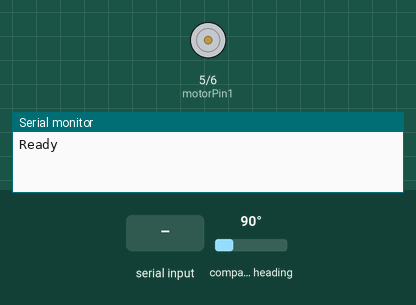
Recording of a sketch running on a simulated Arduino Uno, built with avr-gcc and run on an emulated ATmega328P. Parts: motor-driver pin pairs drawn as motors (green arrow = first pin HIGH = forward, orange = second pin HIGH = backward, longer = more drive), the last lines printed to the serial monitor. The test bench sets the inputs (shaded band); at power-on: compass heading 90°.

Above: at 1.2 s.
1.3 s: "1" received over Serial
At 1.8 s:
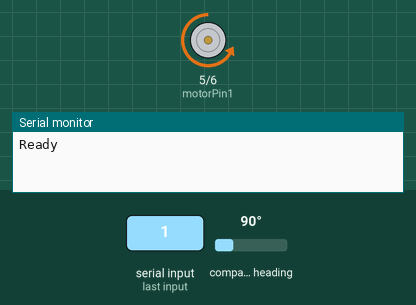
2.8 s: compass heading set to 269°
At 4.0 s:
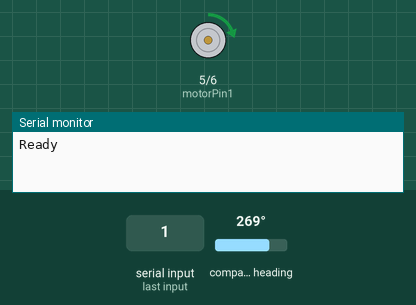
4.3 s: "c" received over Serial
At 5.3 s:
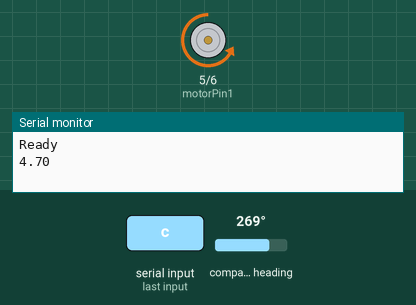
5.8 s: compass heading set to 90°
At 6.4 s:
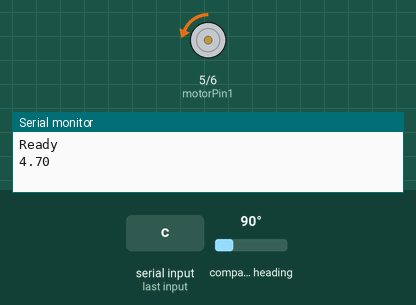
7.3 s: compass heading set to 16°
At 8.5 s:
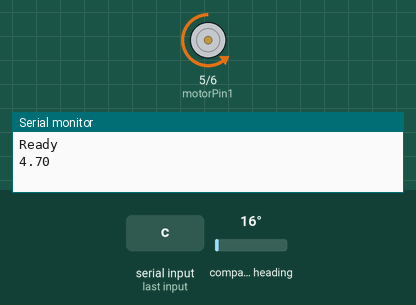
8.8 s: compass heading set to 7°
At 9.9 s:
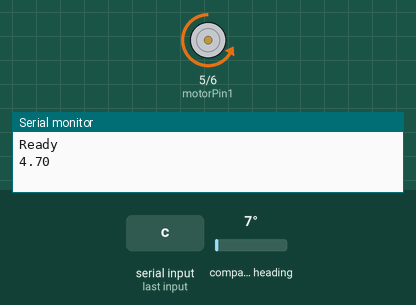
Timing chart, 0 to 11.3 s (numbered marks = the images above; inputs shaded):
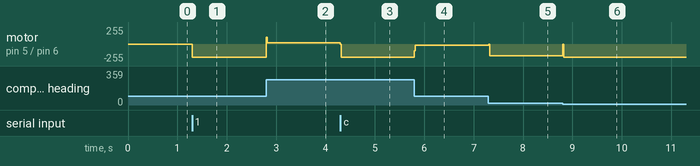

The sketch:

Controller.ino
```cpp
#include <Wire.h>
#include <AS5600.h>

const bool DEBUG_PRINTS = false;

template<int PinA, int PinB>
class PWMMotor
{
  public:
    PWMMotor()
    {
      // Configure pins
      pinMode(PinA, OUTPUT);
      pinMode(PinB, OUTPUT);

      // Set initial state
      digitalWrite(PinA, LOW);
      digitalWrite(PinB, LOW);
    }

    static void SetPWM(bool dir, uint8_t duty)
    {
      analogWrite(PinA, dir ? duty : 0);
      analogWrite(PinB, dir ? 0 : duty);
    }

    void Disable()
    {
      digitalWrite(PinA, LOW);
      digitalWrite(PinB, LOW);
    }
};

// Motor connections
constexpr int motorPin1 = 5;
constexpr int motorPin2 = 6;
using PendulumMotor = PWMMotor<motorPin1, motorPin2>;
PendulumMotor g_Motor;

class AngleSensor
{
public:
  bool Ready()
  {
    return m_ams5600.detectMagnet() == 1;
  }

  void Calibrate()
  {
    m_offset = ReadRaw();
  }

  float GetOffsetRadians() const
  {
    return stepToRad * m_offset;
  }

  uint16_t ReadRaw()
  {
    return m_ams5600.getRawAngle();
  }

  float ReadRadians()
  {
    auto steps = int(ReadRaw() - m_offset);
    auto angle = stepToRad * steps;
    if (angle < -PI)
      angle += 2*PI;
    if (angle > PI)
      angle -= 2*PI;

    return angle;
  }

  AMS_5600 m_ams5600;
private:
  static inline constexpr float stepToRad = 2*PI / 4095.f;
  uint16_t m_offset;
} g_Sensor;

class PD
{
  public:
    float U(const float angle, const int Hz){
      auto error = angle-PI;
      if (angle<0)
        error = PI+angle;

      const auto dError = (error-errorPrev)*Hz;
      auto U = -Kp*error - Kd*dError;
      errorPrev = error;

      return U;
    }
    bool inLinearRegion(float angle)
    {
      return abs(angle) > PI-linearRegion;
    }
    void reset()
    {
      errorPrev = 0;
    }
  private:
    static constexpr float linearRegion = 15*PI/180.f; // +- 5 deg at the top is linear enough.
    static constexpr float Kp = 750.0;
    static constexpr float Kd = 100.0;

    float errorPrev = 0;
};

const float Hz = 50;
const float dTime = 1/Hz;
float angle = 0;
float prevAngle = 0;
float vel = 0;

// Pendulum Params
constexpr float m = 0.070;
constexpr float l = 0.280;
constexpr float g = 9.81;

void setup()
{
  Serial.begin(115200);
  Wire.begin();

  // Setup AS5600
  //while(g_Sensor.m_ams5600.detectMagnet() != 1)//.Ready())
  while(!g_Sensor.Ready())
  {
    Serial.println("Can not detect magnet");
    delay(1000);
  }

  g_Sensor.Calibrate();
  Serial.println("Ready");
}

float potentialEnergy(float angle)
{
  return m*g*l*(1-cos(angle));
}

float kineticEnergy(float vel)
{
  return 0.5*m*vel*vel*l*l;
}

float energy(float angle, float vel)
{
  return potentialEnergy(angle) + kineticEnergy(vel);
}

bool g_ControlEnabled = false;
PD pd;

void loop()
{
    long int t0 = millis();

  // Poll control messages
  if(Serial.available())
  {
    auto c = Serial.read();
    switch(c)
    {
      case '1': // Turn on
        g_ControlEnabled = true;
      break;
      case '0': // Turn off control
        g_ControlEnabled = false;
        g_Motor.Disable();
      break;
      case 'c': // Calibrate 0
        g_Sensor.Calibrate();
        Serial.println(g_Sensor.GetOffsetRadians());
      break;
    }
  }

  prevAngle = angle;
  angle = g_Sensor.ReadRadians();
  vel = (angle-prevAngle);
  if (vel>PI)
    vel -= 2*PI;
  else if (vel < -PI)
    vel += 2*PI;
  vel *= Hz;

  if(g_ControlEnabled)
  {
    if (!pd.inLinearRegion(angle))
    {
      pd.reset();
      constexpr float EnergyGoal = 2*m*g*l;
      auto curEnergy = energy(angle, vel);

      bool sign = 0;
      if(curEnergy < EnergyGoal*0.97)
      {
        const float energyError = abs(curEnergy-EnergyGoal);
        const float k = 5*100/EnergyGoal;
        sign = vel > 0;
        PendulumMotor::SetPWM(sign, constrain(k*energyError, 0, 200));
      }
      else
      {
        g_Motor.Disable();
      }
    }
    else
    {
      const auto u = pd.U(angle, Hz);
      bool sign = u > 0;
      PendulumMotor::SetPWM(sign, constrain(abs(u), 20, 200));
      if (DEBUG_PRINTS)
      {
        Serial.print(u);
        Serial.print(",");
      }
    }
  }
  if (DEBUG_PRINTS)
  {
    Serial.print(angle);
    Serial.print(",");
    Serial.print(potentialEnergy(angle));
    Serial.print(",");
    Serial.print(kineticEnergy(vel));
    Serial.print(",");
    Serial.println(energy(angle,vel));
  }

  while(millis()-t0 < 20)
  {}
}
```

Measured:
- after the input at 1.3 s, motor on pin 5 (motorPin1) / pin 6 (motorPin2): stopped → backward 200/255 at once
- after the input at 2.8 s, motor on pin 5 (motorPin1) / pin 6 (motorPin2): backward 200/255 → forward 20/255 at once
- after the input at 4.3 s, motor on pin 5 (motorPin1) / pin 6 (motorPin2): forward 20/255 → backward 200/255 at once
- after the input at 5.8 s, motor on pin 5 (motorPin1) / pin 6 (motorPin2): backward 200/255 → backward 20/255 at once
- after the input at 7.3 s, motor on pin 5 (motorPin1) / pin 6 (motorPin2): backward 20/255 → backward 176/255 at once
- after the input at 8.8 s, motor on pin 5 (motorPin1) / pin 6 (motorPin2): backward 176/255 → backward 200/255 at once
